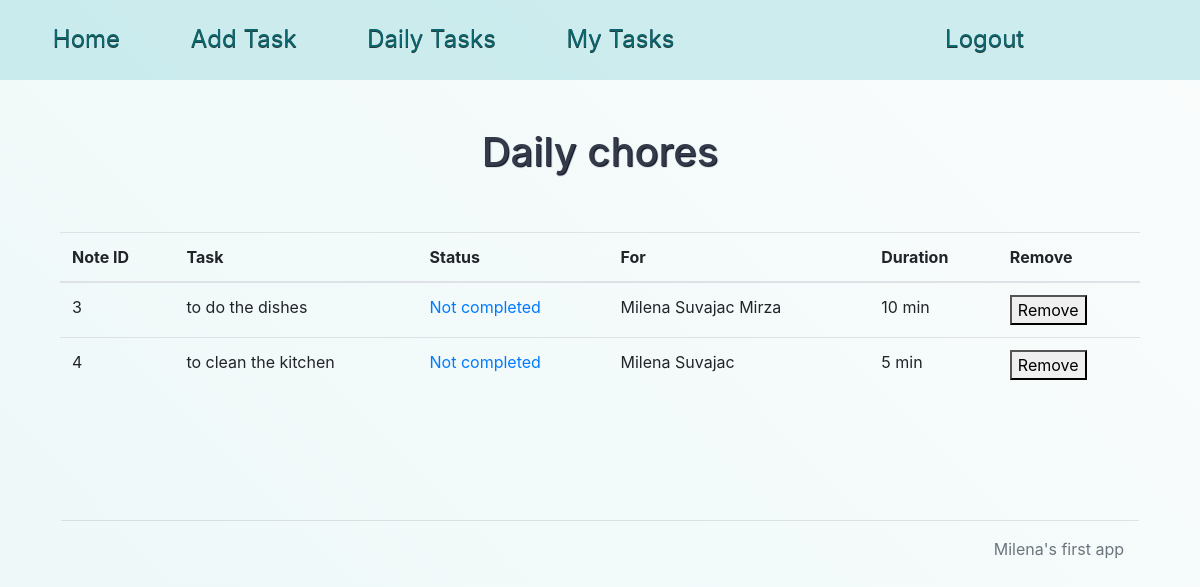
The page /dailytasks (signed in) on the database as committed earlier.
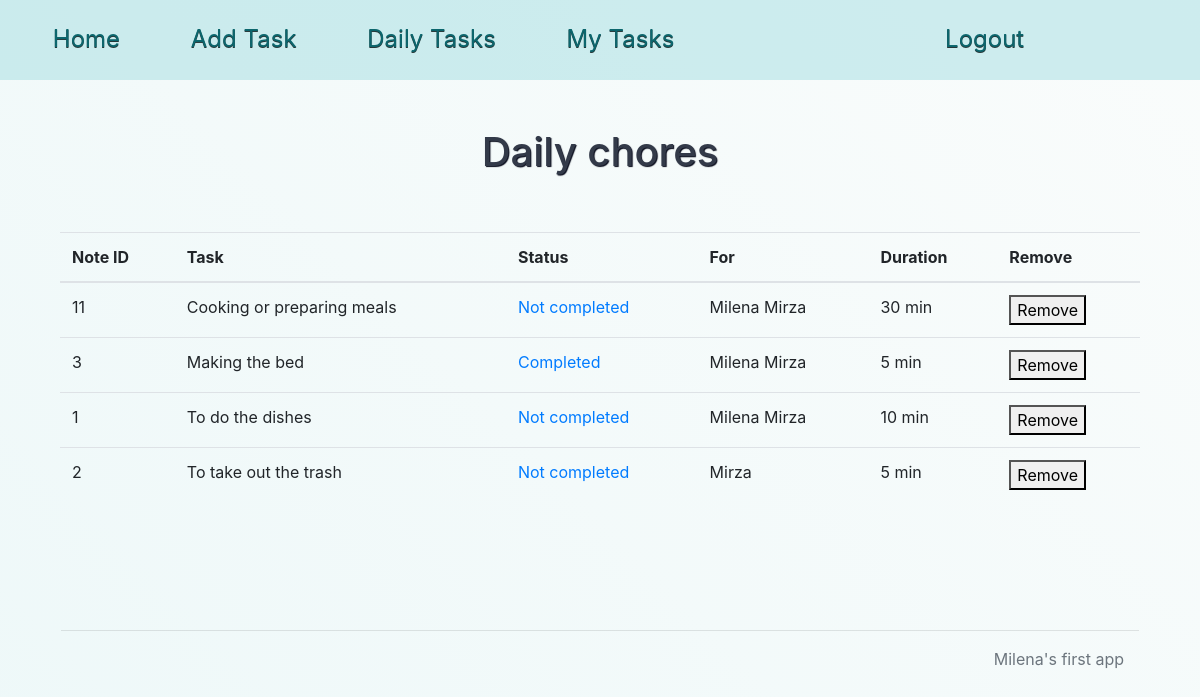
The same page on the database as committed later.
### website/models.py (models this page shows, shortened)
class Note(db.Model):
    id = db.Column(db.Integer, primary_key = True)
    data = db.Column(db.String(100))
    date = db.Column(db.DateTime(timezone = True),default = func.now())
    user_id = db.relationship('User',secondary = tasks,backref = "notes")
    finish = db.Column(db.Boolean, default = False, nullable = False)
    dailytask = db.Column(db.Boolean, default = False)
    duration = db.Column(db.Integer)

class User(db.Model, UserMixin):
    id = db.Column(db.Integer, primary_key = True)
    email = db.Column(db.String(50), unique = True)
    password = db.Column(db.String(50))
    name = db.Column(db.String(50))
    def __repr__(self):
        return f'{self.name}'

### website/views.py (the view)
@views.route('/dailytasks',methods = ['GET'])
@login_required
def dailytasks():
    notes = Note.query.order_by(Note.data).all()
    usernames = User.query.order_by(User.name).all()
    return render_template("dailytasks.html", user=current_user, notes=notes, usernames=usernames)

### website/__init__.py (called while the page is built)
def create_app():
    app=Flask(__name__)
    app.config['SECRET_KEY']='hjhjhjhfdhj jhsdajhufenkf'
    app.config['SQLALCHEMY_DATABASE_URI'] = f'sqlite:///{DB_NAME}'
    db.init_app(app)
    from .views import views
    from .auth import auth
    app.register_blueprint(views, url_prefix="/")
    app.register_blueprint(auth, url_prefix="/")
    from .models import User,Note
    create_database(app)
    login_manager=LoginManager()
    login_manager.login_view='auth.login'
    login_manager.init_app(app)
    @login_manager.user_loader
    def load_user(id):
        return User.query.get(int(id))
    return app

### website/templates/dailytasks.html (shortened to what this page needs)
{% extends "base.html" %}
{% block content %}
<h1>Daily chores </h1>
<main>
  <div class="container table-responsive">
    <table class="table">
        <thead>
        <tr>
            <th id="task-id">Note ID</th>
            <th id="task">Task</th>
            <th id="status">Status</th>
            <th id="user">For</th>
            <th id="duration">Duration</th>
            <th id="update">Remove</th>
        </tr>
        </thead>
        <tbody>
        {% for note in notes %}
        {% if note.dailytask==True %}
            <tr>
                <td>{{note.id}}</td>
                <td>{{note.data}}</td>
                {% if note.finish==True %}
                <td><a href="{{ url_for('views.updateStatus', id=note.id) }}"  data-source="{{note.id}}"> Completed </a></td>
                {% else %}
                <td><a href="{{ url_for('views.updateStatus', id=note.id) }}" data-source="{{note.id}}"> Not completed </a></td>
                {% endif %}
                <td data-source="{{ note.note_id }}" >{% for user in note.user_id %}{{ user }} {% endfor %}</td>
                <td>{{note.duration}} min</td>
                <td><button type="button" onClick="deleteNote({{ note.id }})">Remove</button></td>
            </tr>
        {% endif %}
        {% endfor %}
        </tbody>
    </table>
 </div>
</main>
<footer class="footer">
  <hr>
  <div class="container">
    <p class="text-muted">Milena's first app</p>
  </div>
</footer>
{% endblock %}

Rows that differ between the two databases and show on the page:
no longer on this page (row edited): Note: id "4", data "to clean the kitchen", duration "5", User (name "Milena Suvajac")
added Note: id "11", data "Cooking or preparing meals", duration "30", User (name "Milena"), User (name "Mirza")
changed User: name "Milena Suvajac" → "Milena"
changed Note id 3: data "to do the dishes" → "Making the bed"; duration "10" → "5"; finish "Not completed" → "Completed"
added Note: id "1", data "To do the dishes", duration "10", User (name "Milena"), User (name "Mirza")
added Note: id "2", data "To take out the trash", duration "5", User (name "Mirza")
